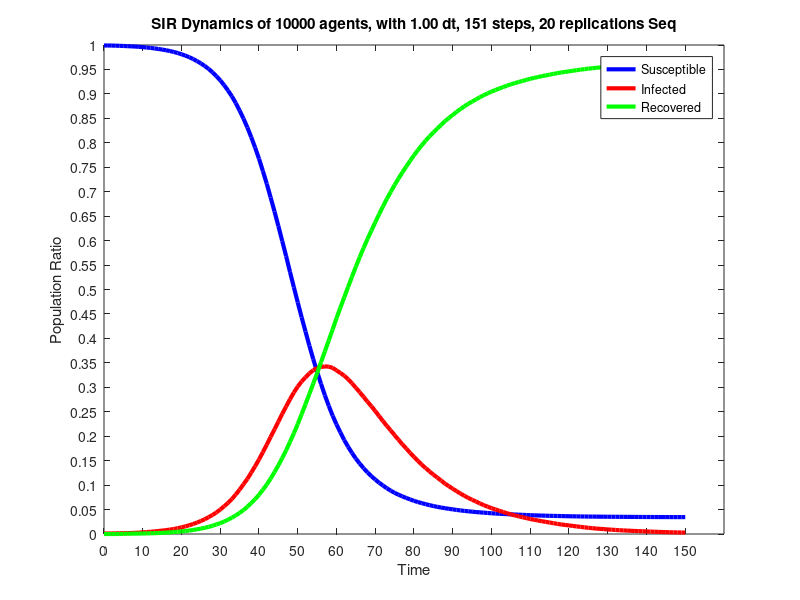

The MATLAB script that drew this image:
dynamics = [
9990.000,10.000,0.000;
9990.000,10.000,0.000;
9988.750,11.250,0.000;
9986.000,13.900,0.100;
9983.500,15.200,1.300;
9980.150,17.100,2.750;
9976.450,18.150,5.400;
9972.600,20.400,7.000;
9968.150,24.050,7.800;
9962.850,28.100,9.050;
9956.400,33.600,10.000;
9948.550,38.850,12.600;
9940.350,44.800,14.850;
9930.300,52.850,16.850;
9919.250,60.650,20.100;
9907.050,69.900,23.050;
9892.900,78.500,28.600;
9876.500,90.250,33.250;
9857.800,102.450,39.750;
9836.400,118.050,45.550;
9810.950,135.650,53.400;
9782.250,156.050,61.700;
9750.900,178.750,70.350;
9712.750,204.950,82.300;
9671.000,233.050,95.950;
9623.900,266.150,109.950;
9571.400,301.650,126.950;
9510.750,343.700,145.550;
9442.050,389.750,168.200;
9365.050,439.750,195.200;
9277.300,500.350,222.350;
9179.500,565.300,255.200;
9069.950,638.300,291.750;
8951.000,714.900,334.100;
8813.100,807.700,379.200;
8659.950,907.700,432.350;
8493.200,1017.800,489.000;
8313.500,1127.350,559.150;
8114.900,1253.800,631.300;
7902.100,1386.200,711.700;
7673.300,1523.900,802.800;
7422.950,1673.000,904.050;
7163.050,1825.850,1011.100;
6882.100,1984.750,1133.150;
6595.300,2139.200,1265.500;
6297.250,2297.250,1405.500;
5989.100,2458.250,1552.650;
5681.850,2606.550,1711.600;
5359.000,2756.900,1884.100;
5044.950,2894.100,2060.950;
4735.400,3015.500,2249.100;
4431.850,3118.350,2449.800;
4139.800,3204.700,2655.500;
3850.850,3284.550,2864.600;
3575.350,3348.500,3076.150;
3316.150,3396.500,3287.350;
3071.050,3414.950,3514.000;
2837.050,3427.550,3735.400;
2620.600,3421.950,3957.450;
2419.150,3398.100,4182.750;
2241.650,3345.400,4412.950;
2077.550,3292.950,4629.500;
1921.000,3237.750,4841.250;
1783.300,3163.750,5052.950;
1656.700,3081.200,5262.100;
1541.400,2991.750,5466.850;
1438.200,2897.800,5664.000;
1344.700,2804.300,5851.000;
1261.150,2705.300,6033.550;
1183.000,2613.300,6203.700;
1113.100,2513.450,6373.450;
1048.850,2410.950,6540.200;
990.750,2308.200,6701.050;
935.300,2210.250,6854.450;
885.800,2116.800,6997.400;
841.750,2020.950,7137.300;
803.250,1927.200,7269.550;
769.300,1834.350,7396.350;
736.750,1747.650,7515.600;
707.250,1661.200,7631.550;
677.500,1577.700,7744.800;
653.600,1496.000,7850.400;
631.150,1419.500,7949.350;
609.350,1346.950,8043.700;
590.350,1279.300,8130.350;
571.850,1214.950,8213.200;
555.250,1154.400,8290.350;
540.850,1093.000,8366.150;
527.450,1030.300,8442.250;
515.200,977.200,8507.600;
503.800,925.900,8570.300;
491.850,874.950,8633.200;
482.100,826.450,8691.450;
472.350,781.400,8746.250;
464.750,737.850,8797.400;
456.750,700.200,8843.050;
448.600,663.800,8887.600;
442.500,625.550,8931.950;
436.200,590.200,8973.600;
430.100,559.600,9010.300;
424.200,528.400,9047.400;
418.700,502.400,9078.900;
413.950,475.450,9110.600;
409.950,450.100,9139.950;
405.600,425.650,9168.750;
402.000,402.100,9195.900;
398.900,380.650,9220.450;
394.950,361.900,9243.150;
391.750,342.850,9265.400;
387.900,325.150,9286.950;
384.700,306.250,9309.050;
381.700,291.050,9327.250;
378.900,276.050,9345.050;
376.500,260.500,9363.000;
373.850,247.900,9378.250;
371.700,234.750,9393.550;
370.050,221.100,9408.850;
368.450,207.000,9424.550;
366.650,195.050,9438.300;
365.000,185.300,9449.700;
363.150,175.700,9461.150;
361.550,164.700,9473.750;
360.000,154.450,9485.550;
358.600,145.650,9495.750;
357.700,135.500,9506.800;
356.650,126.850,9516.500;
355.950,119.000,9525.050;
355.150,111.400,9533.450;
354.150,105.800,9540.050;
353.550,99.600,9546.850;
352.850,93.400,9553.750;
352.400,87.850,9559.750;
351.800,82.550,9565.650;
351.300,77.350,9571.350;
350.750,73.550,9575.700;
350.050,69.250,9580.700;
349.550,65.500,9584.950;
349.250,61.750,9589.000;
348.750,58.700,9592.550;
348.100,55.650,9596.250;
347.850,51.650,9600.500;
347.400,49.250,9603.350;
347.050,46.450,9606.500;
346.750,43.450,9609.800;
346.450,40.600,9612.950;
346.400,38.000,9615.600;
345.850,35.800,9618.350;
345.750,33.800,9620.450;
345.550,31.800,9622.650;
345.450,30.250,9624.300;
345.150,27.950,9626.900;
];
susceptible = dynamics (:, 1);
infected = dynamics (:, 2);
recovered = dynamics (:, 3);
totalPopulation = susceptible(1) + infected(1) + recovered(1);
susceptibleRatio = susceptible ./ totalPopulation;
infectedRatio = infected ./ totalPopulation;
recoveredRatio = recovered ./ totalPopulation;
steps = length (susceptible);
dt = 1.0;
replications = 20;
startingTime = 0;
endTime = (steps - 1) * dt;
time = 0 : dt : endTime;
figure
plot (time, susceptibleRatio.', 'color', 'blue', 'linewidth', 3);
hold on
plot (time, infectedRatio.', 'color', 'red', 'linewidth', 3);
hold on
plot (time, recoveredRatio.', 'color', 'green', 'linewidth', 3);
set(gca,'YTick',0:0.05:1.0)
set(gca,'XTick',0:10:endTime)
xlabel ('Time');
ylabel ('Population Ratio');
legend('Susceptible','Infected', 'Recovered');
titleStr = sprintf('SIR Dynamics of %i agents, with 1.00 dt, %i steps, 20 replications Seq', totalPopulation, steps)
title (titleStr);
